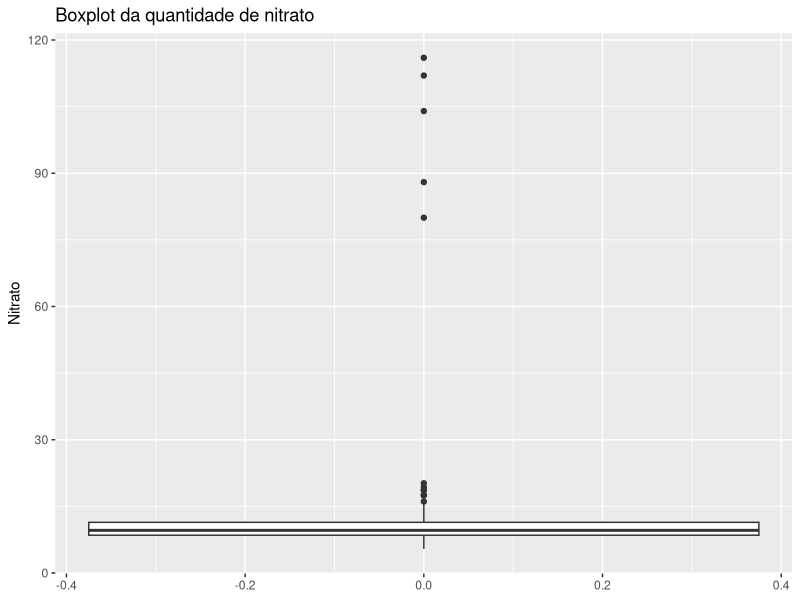
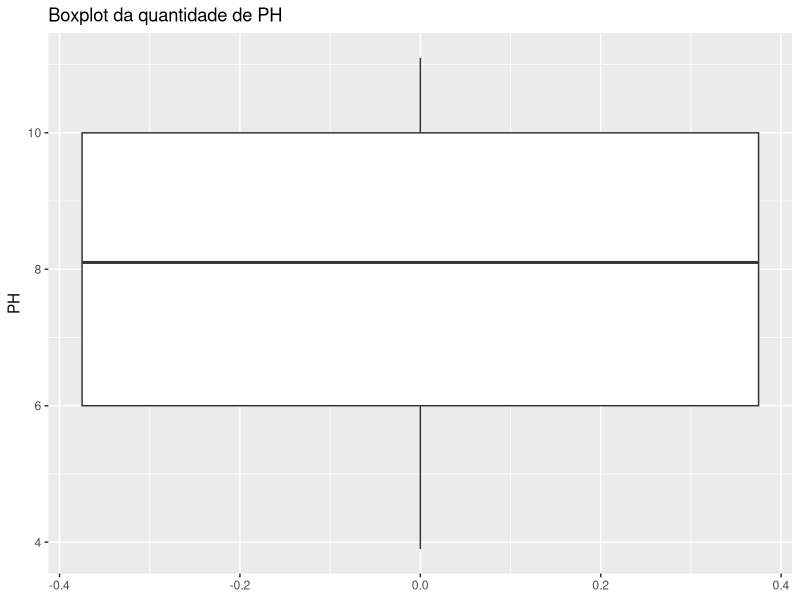
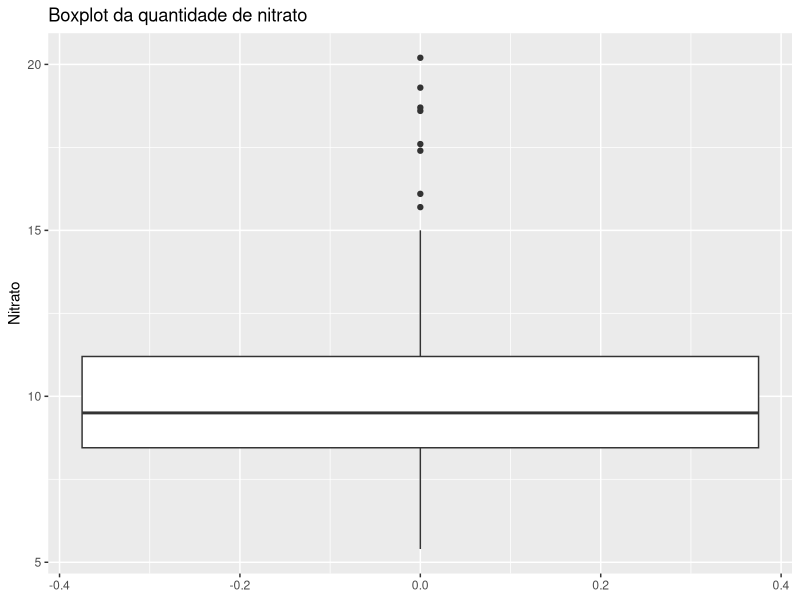
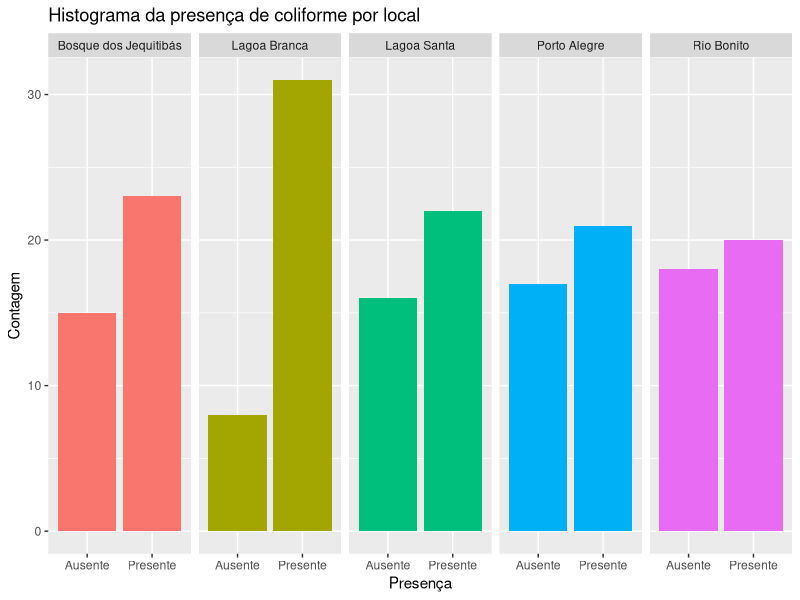
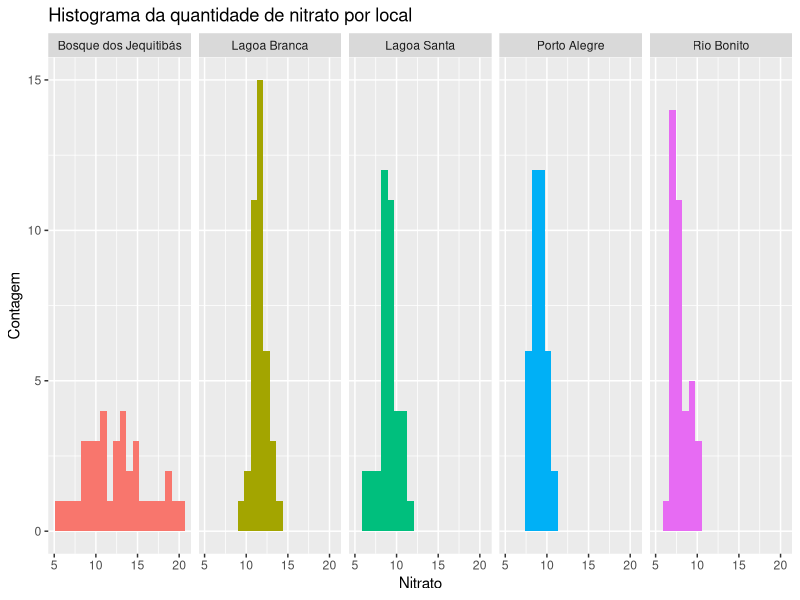
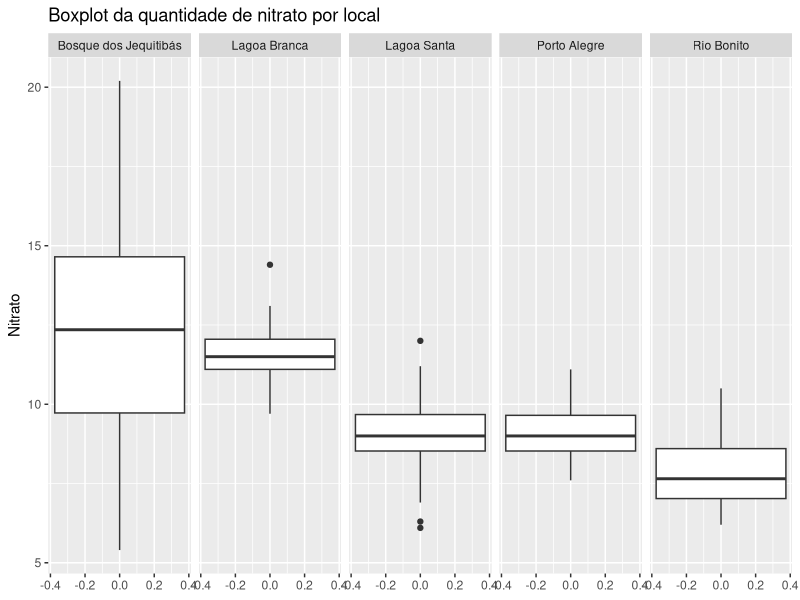
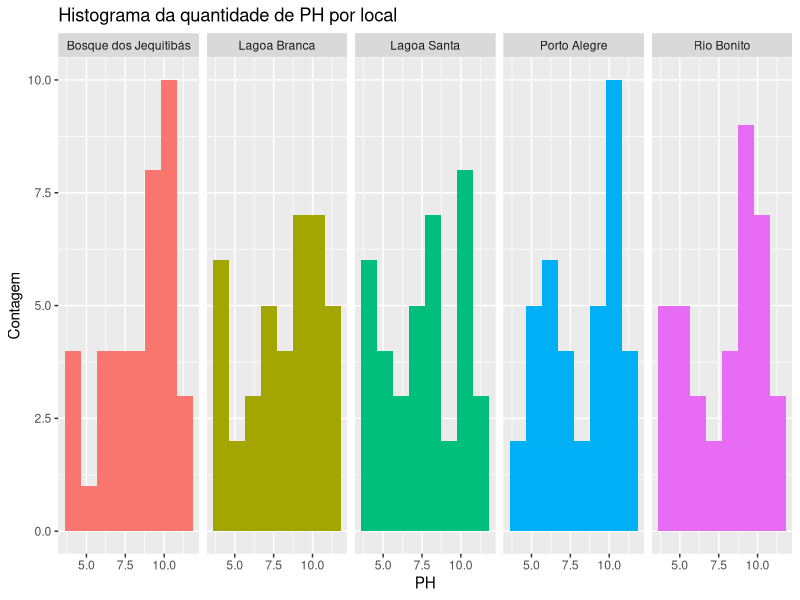
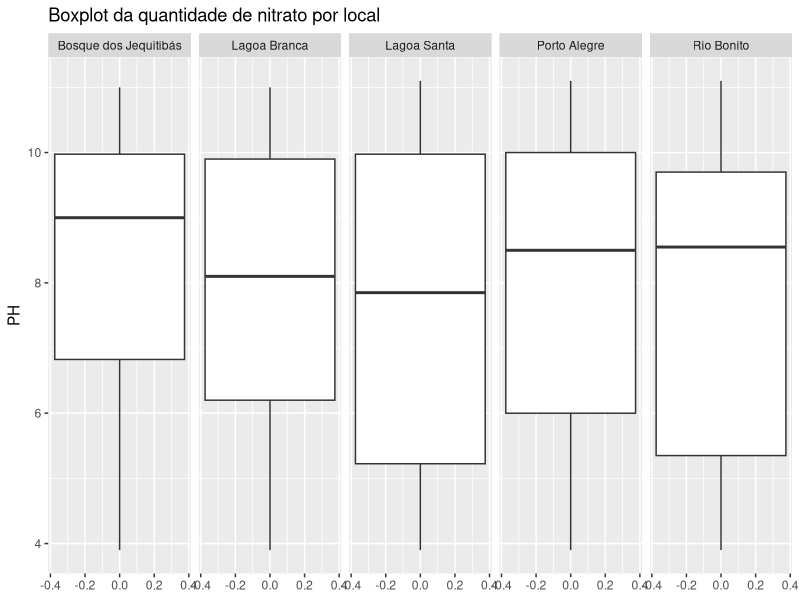

The R source for these figures, in order:
## ---- chunk 1
knitr::opts_chunk$set(echo = TRUE)
## ---- chunk 2
library(readxl)
library(dplyr)
library(tidyr)
library(ggplot2)
## ---- chunk 3
df <- read_excel("Atividade02.xlsx")
names(df) <- c("ID","Local","Presenca","Nitrato","PH")
df <- drop_na(df)
summary(df)
## ---- chunk 4
ggplot(df,aes(y=Nitrato))+
  geom_boxplot()+
  labs(title = "Boxplot da quantidade de nitrato")
## ---- chunk 5
ggplot(df,aes(y=PH))+
  geom_boxplot()+
  labs(title = "Boxplot da quantidade de PH")
## ---- chunk 6
df %>%
  arrange(desc(Nitrato)) %>%
  head(5)
## ---- chunk 7
df <- df %>%
  arrange(desc(Nitrato)) %>%
  mutate(Nitrato = ifelse(row_number() <= 5, Nitrato / 10, Nitrato))
## ---- chunk 8
ggplot(df,aes(y=Nitrato))+
  geom_boxplot()+
  labs(title = "Boxplot da quantidade de nitrato")
## ---- chunk 9
df %>% 
  group_by(Local) %>% 
  count()
## ---- chunk 10
ggplot(df,aes(x=Presenca, fill=Local))+
  geom_bar()+
  facet_grid(~Local)+
  labs(x = "Presença",y = "Contagem", title = "Histograma da presença de coliforme por local")+ 
  theme(legend.position = "none")
## ---- chunk 11
ggplot(df,aes(x=Nitrato,fill = Local))+
  geom_histogram(bins=20)+
  facet_grid(~Local)+
  labs(x = "Nitrato",y = "Contagem", title = "Histograma da quantidade de nitrato por local")+ 
  theme(legend.position = "none")
## ---- chunk 12
ggplot(df,aes(y=Nitrato))+
  geom_boxplot()+
  facet_grid(~Local)+
  labs(y = "Nitrato", title = "Boxplot da quantidade de nitrato por local")
## ---- chunk 13
df %>% 
  group_by(Local) %>% 
  summarise(media = mean(Nitrato),
            desvio_padrao = sd(Nitrato),
            primeiro_quartil = quantile(Nitrato, 0.25),
            mediana = median(Nitrato),
            terceiro_quartil = quantile(Nitrato, 0.75))
## ---- chunk 14
ggplot(df,aes(x=PH,fill = Local))+
  geom_histogram(bins=8)+
  facet_grid(~Local)+
  labs(x = "PH",y = "Contagem", title = "Histograma da quantidade de PH por local")+ 
  theme(legend.position = "none")
## ---- chunk 15
ggplot(df,aes(y=PH))+
  geom_boxplot()+
  facet_grid(~Local)+
  labs(y = "PH", title = "Boxplot da quantidade de nitrato por local")
## ---- chunk 16
df %>% 
  group_by(Local) %>% 
  summarise(media = mean(PH),
            desvio_padrao = sd(PH),
            primeiro_quartil = quantile(PH, 0.25),
            mediana = median(PH),
            terceiro_quartil = quantile(PH, 0.75))
